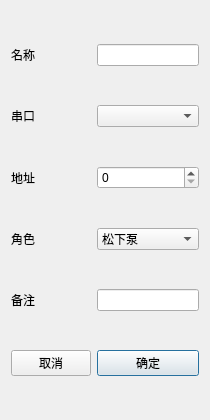
<?xml version="1.0" encoding="UTF-8"?>
<ui version="4.0">
 <class>appendLM</class>
 <widget class="QDialog" name="appendLM">
  <property name="geometry">
   <rect>
    <x>0</x>
    <y>0</y>
    <width>210</width>
    <height>420</height>
   </rect>
  </property>
  <property name="windowTitle">
   <string>添加下位机</string>
  </property>
  <layout class="QGridLayout" name="gridLayout">
   <item row="0" column="2">
    <widget class="QLineEdit" name="editLMName"/>
   </item>
   <item row="5" column="2">
    <widget class="QPushButton" name="btnOk">
     <property name="text">
      <string>确定</string>
     </property>
    </widget>
   </item>
   <item row="0" column="0">
    <widget class="QLabel" name="label">
     <property name="text">
      <string>名称</string>
     </property>
    </widget>
   </item>
   <item row="1" column="0">
    <widget class="QLabel" name="label_2">
     <property name="text">
      <string>串口</string>
     </property>
    </widget>
   </item>
   <item row="3" column="2">
    <widget class="QComboBox" name="combLMRole">
     <item>
      <property name="text">
       <string>松下泵</string>
      </property>
     </item>
     <item>
      <property name="text">
       <string>蠕动泵</string>
      </property>
     </item>
     <item>
      <property name="text">
       <string>回水泵</string>
      </property>
     </item>
     <item>
      <property name="text">
       <string>温度计</string>
      </property>
     </item>
     <item>
      <property name="text">
       <string>电子秤</string>
      </property>
     </item>
     <item>
      <property name="text">
       <string>流量计</string>
      </property>
     </item>
    </widget>
   </item>
   <item row="1" column="2">
    <widget class="QComboBox" name="combLMSerialPort"/>
   </item>
   <item row="5" column="0" colspan="2">
    <widget class="QPushButton" name="btnCancel">
     <property name="text">
      <string>取消</string>
     </property>
    </widget>
   </item>
   <item row="4" column="0">
    <widget class="QLabel" name="label_4">
     <property name="text">
      <string>备注</string>
     </property>
    </widget>
   </item>
   <item row="4" column="2">
    <widget class="QLineEdit" name="editLMRemark"/>
   </item>
   <item row="3" column="0">
    <widget class="QLabel" name="label_3">
     <property name="text">
      <string>角色</string>
     </property>
    </widget>
   </item>
   <item row="2" column="2">
    <widget class="QSpinBox" name="spinLMAddress">
     <property name="maximum">
      <number>255</number>
     </property>
    </widget>
   </item>
   <item row="2" column="0">
    <widget class="QLabel" name="label_5">
     <property name="text">
      <string>地址</string>
     </property>
    </widget>
   </item>
  </layout>
 </widget>
 <resources/>
 <connections/>
</ui>
